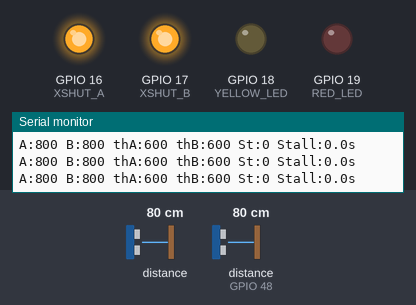
Simulated run of this sketch. Board: ESP32. Parts: output pins drawn as LEDs (lit = HIGH), the last lines printed to the serial monitor. Dashed ring = blinking. The inputs (shaded band) are chosen by the test bench; at power-on: distance to the obstacle 80 cm, distance to the obstacle (sensor on GPIO 48) 80 cm. WiFi joins after 1.5 s; servers stay silent unless stated; uploads are accepted with an empty reply.

Above: at 4.6 s.
4.7 s: distance to the obstacle (sensor 0) set to 63 cm
6.2 s: distance to the obstacle (sensor 0) set to 55 cm
At 6.4 s:
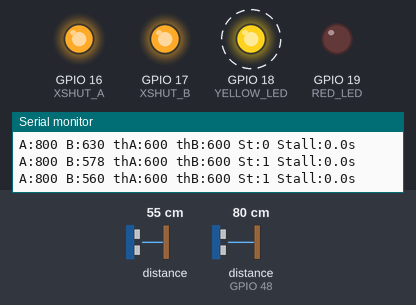
9.2 s: distance to the obstacle (sensor on GPIO 48) set to 62 cm
12.2 s: distance to the obstacle (sensor on GPIO 48) set to 54 cm
At 14.23 s:
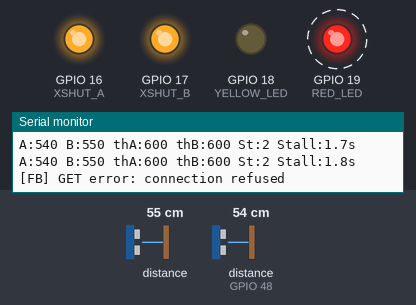
15.2 s: distance to the obstacle (sensor on GPIO 48) set to 4 cm
At 17.53 s:
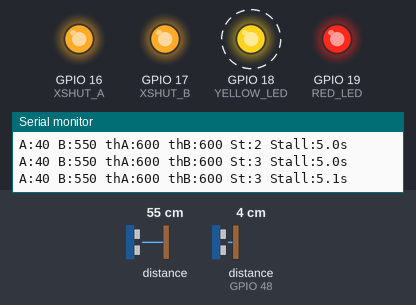
18.2 s: distance to the obstacle (sensor on GPIO 48) set to 2 cm
At 18.35 s:
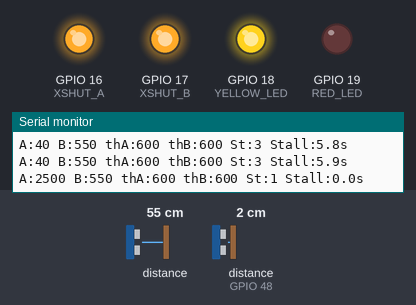
Timing chart, 0 to 22.2 s (numbered marks = the images above; inputs shaded):
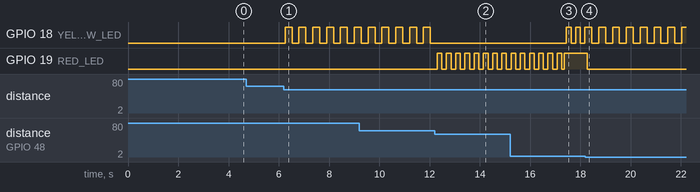

The sketch:

apexvision_node.ino
```cpp
// =============================================================
//  ApexVision — Blind-Curve Hazard Warning Node
//  Target : ESP32 (38-pin or DevKit V1)
//
//  Hardware connections (final wiring):
//
//  Sensor A (left approach — GY-53 / VL53L0X)
//    VCC   → 3V3
//    GND   → GND
//    SDA   → GPIO 21
//    SCL   → GPIO 22
//    XSHUT → GPIO 16   (reassigns Sensor A to I2C 0x30)
//    GPIO1 → leave empty
//
//  Sensor B (right approach — GY-53 / VL53L0X)
//    VCC   → 3V3
//    GND   → GND
//    SDA   → GPIO 21   (shared I2C bus)
//    SCL   → GPIO 22   (shared I2C bus)
//    XSHUT → GPIO 17   (Sensor B stays at 0x29)
//    GPIO1 → leave empty
//
//  3-light traffic module
//    Y (Yellow) → GPIO 18   (one-side caution)
//    R (Red)    → GPIO 19   (both-side danger / stall)
//    GND        → GND
//
//  Requires: Adafruit_VL53L0X, WiFiClientSecure, HTTPClient, ArduinoJson
//  Firebase RTDB: apexvision-8f1e4 (Test Mode, no auth)
//
//  Core assignment:
//    Core 1 (Arduino loop()) — ToF reads, EMA, state machine, LEDs (~40 Hz)
//    Core 0 (FreeRTOS task)  — Firebase PUT telemetry + GET config (non-blocking)
// =============================================================

#include <Wire.h>
#include "Adafruit_VL53L0X.h"
#include <WiFi.h>
#include <WiFiClientSecure.h>
#include <HTTPClient.h>
#include <ArduinoJson.h>

// ─────────────────────────────────────────────
//  WiFi Credentials
// ─────────────────────────────────────────────
const char* WIFI_SSID     = "Alan";
const char* WIFI_PASSWORD = "alanjoy252005";

// ─────────────────────────────────────────────
//  Firebase RTDB  (Test Mode — no auth token)
// ─────────────────────────────────────────────
const char* FB_BASE = "https://apexvision-8f1e4-default-rtdb.asia-southeast1.firebasedatabase.app";
const char* NODE_ID = "node_01";

// ─────────────────────────────────────────────
//  Hardware Pins
// ─────────────────────────────────────────────
#define SDA_PIN     21
#define SCL_PIN     22
#define XSHUT_A     16      // Sensor A XSHUT → reassigned to 0x30
#define XSHUT_B     17      // Sensor B XSHUT → stays at 0x29
#define ADDR_A      0x30
#define ADDR_B      0x29

// 3-light traffic module
#define YELLOW_LED  18      // Y pin → one-side caution
#define RED_LED     19      // R pin → both-side danger / stall

// ─────────────────────────────────────────────
//  Calibration & Detection
// ─────────────────────────────────────────────
#define DISTANCE_THRESHOLD  150
#define CALIB_SAMPLES        15
#define THRESH_RATIO       0.75f
#define THRESH_MIN_MM       100
#define THRESH_MAX_MM       900
#define EMA_ALPHA          0.65f

float threshA = DISTANCE_THRESHOLD;
float threshB = DISTANCE_THRESHOLD;
float emaA    = (float)DISTANCE_THRESHOLD;
float emaB    = (float)DISTANCE_THRESHOLD;

// ─────────────────────────────────────────────
//  State Machine
// ─────────────────────────────────────────────
int   systemState     = 0;
float stallTimeoutSec = 5.0f;
unsigned long stallStartMs = 0;
float stallSec        = 0.0f;

// ─────────────────────────────────────────────
//  Remote Config
// ─────────────────────────────────────────────
String modeOverride = "NONE";

// ─────────────────────────────────────────────
//  Timing (Core 1 — real-time loop)
// ─────────────────────────────────────────────
unsigned long lastBlinkMs = 0;
unsigned long bootMs      = 0;

#define BLINK_2HZ_MS   250
#define BLINK_5HZ_MS   100

bool blinkState = false;

// ─────────────────────────────────────────────
//  Sensors
// ─────────────────────────────────────────────
Adafruit_VL53L0X sensorA = Adafruit_VL53L0X();
Adafruit_VL53L0X sensorB = Adafruit_VL53L0X();
bool sensorA_ok = false;
bool sensorB_ok = false;
float dA = 9999.0f;
float dB = 9999.0f;

// ─────────────────────────────────────────────
//  Shared telemetry struct (Core 1 writes, Core 0 reads)
//  Protected by a FreeRTOS mutex.
// ─────────────────────────────────────────────
struct TelemetrySnapshot {
  int   dA, dB;
  int   threshA, threshB;
  int   state;
  float stallSec;
  int   rssi;
  unsigned long uptimeSec;
  bool  sensorA_ok, sensorB_ok;
  char  modeOverride[24];
};

struct ConfigUpdate {
  bool   hasUpdate;
  char   modeOverride[24];
  float  threshA, threshB;
  float  stallTimeoutSec;
  bool   recalibrate;
};

TelemetrySnapshot latestTelemetry = {};
ConfigUpdate      pendingConfig   = {};
SemaphoreHandle_t          telemMutex      = NULL;
SemaphoreHandle_t          configMutex     = NULL;

// ─────────────────────────────────────────────
//  Prototypes
// ─────────────────────────────────────────────
void  initSensors();
bool  reinitSensor(bool isA);
void  calibrate();
float readSensor(bool isA);
void  updateEMA();
void  updateStateMachine();
void  driveOutputs();
void  allLEDsOff();
void  firebaseTask(void* param);   // Core 0 task

// =============================================================
//  SETUP  (Core 1)
// =============================================================
void setup() {
  Serial.begin(115200);
  bootMs = millis();

  pinMode(XSHUT_A,    OUTPUT);
  pinMode(XSHUT_B,    OUTPUT);
  pinMode(RED_LED,    OUTPUT);
  pinMode(YELLOW_LED, OUTPUT);
  allLEDsOff();

  // I2C with bus timeout — prevents lockup on long wires
  Wire.begin(SDA_PIN, SCL_PIN);
  Wire.setTimeOut(50);   // 50 ms I2C timeout; Wire resets bus if exceeded

  initSensors();
  calibrate();

  // WiFi
  Serial.printf("[WiFi] Connecting to %s ...\n", WIFI_SSID);
  WiFi.begin(WIFI_SSID, WIFI_PASSWORD);
  int tries = 0;
  while (WiFi.status() != WL_CONNECTED && tries < 30) {
    delay(500); Serial.print("."); tries++;
  }
  if (WiFi.status() == WL_CONNECTED) {
    Serial.printf("\n[WiFi] Connected. IP: %s\n", WiFi.localIP().toString().c_str());
  } else {
    Serial.println("\n[WiFi] Failed — running offline.");
  }

  // Create mutexes
  telemMutex  = xSemaphoreCreateMutex();
  configMutex = xSemaphoreCreateMutex();

  // ── Pin Firebase task to Core 0, stack 8 KB, priority 1 ──
  xTaskCreatePinnedToCore(
    firebaseTask,     // function
    "FirebaseTask",   // name
    8192,             // stack bytes
    NULL,             // param
    1,                // priority (lower than loop()'s 1 on Core 1)
    NULL,             // handle
    0                 // Core 0
  );

  Serial.println("--------------------------");
  Serial.println("ApexVision Hazard Node");
  Serial.printf ("Thresh A: %.0f mm  Thresh B: %.0f mm\n", threshA, threshB);
  Serial.println("--------------------------");
}

// =============================================================
//  LOOP  (Core 1 — real-time: sensors + state machine + LEDs)
//  Target cycle: ~25 ms  (ToF read ~20 ms + processing ~5 ms)
// =============================================================
void loop() {
  // ── Read sensors ──
  dA = readSensor(true);
  dB = readSensor(false);

  // ── Auto-recover failed sensors via XSHUT toggle ──
  static unsigned long lastRecoveryMs = 0;
  if (!sensorA_ok || !sensorB_ok) {
    unsigned long now = millis();
    if (now - lastRecoveryMs > 5000) {   // attempt recovery every 5 s
      lastRecoveryMs = now;
      if (!sensorA_ok) {
        Serial.println("[I2C] Attempting Sensor A recovery...");
        sensorA_ok = reinitSensor(true);
      }
      if (!sensorB_ok) {
        Serial.println("[I2C] Attempting Sensor B recovery...");
        sensorB_ok = reinitSensor(false);
      }
    }
  }

  // ── EMA + state machine ──
  updateEMA();
  updateStateMachine();

  // ── Apply any pending config from Core 0 ──
  if (xSemaphoreTake(configMutex, 0) == pdTRUE) {
    if (pendingConfig.hasUpdate) {
      modeOverride    = String(pendingConfig.modeOverride);
      threshA         = constrain(pendingConfig.threshA, THRESH_MIN_MM, THRESH_MAX_MM);
      threshB         = constrain(pendingConfig.threshB, THRESH_MIN_MM, THRESH_MAX_MM);
      stallTimeoutSec = pendingConfig.stallTimeoutSec;
      if (pendingConfig.recalibrate) {
        calibrate();
        pendingConfig.recalibrate = false;
      }
      pendingConfig.hasUpdate = false;
    }
    xSemaphoreGive(configMutex);
  }

  // ── Publish telemetry snapshot for Core 0 ──
  if (xSemaphoreTake(telemMutex, 0) == pdTRUE) {
    latestTelemetry.dA          = (int)emaA;
    latestTelemetry.dB          = (int)emaB;
    latestTelemetry.threshA     = (int)threshA;
    latestTelemetry.threshB     = (int)threshB;
    latestTelemetry.state       = systemState;
    latestTelemetry.stallSec    = stallSec;
    latestTelemetry.rssi        = WiFi.RSSI();
    latestTelemetry.uptimeSec   = (millis() - bootMs) / 1000;
    latestTelemetry.sensorA_ok  = sensorA_ok;
    latestTelemetry.sensorB_ok  = sensorB_ok;
    strncpy((char*)latestTelemetry.modeOverride, modeOverride.c_str(), 23);
    xSemaphoreGive(telemMutex);
  }

  // ── Drive LEDs ──
  driveOutputs();

  // Serial debug (brief)
  Serial.printf("A:%.0f B:%.0f thA:%.0f thB:%.0f St:%d Stall:%.1fs\n",
                emaA, emaB, threshA, threshB, systemState, stallSec);

  delay(25);   // ~40 Hz real-time loop
}

// =============================================================
//  FIREBASE TASK  (Core 0 — network I/O, never blocks Core 1)
// =============================================================
void firebaseTask(void* param) {
  // Persistent WiFiClientSecure with connection reuse
  // avoids full TLS handshake on every request
  WiFiClientSecure secureClient;
  secureClient.setInsecure();

  unsigned long lastPutMs = 0;
  unsigned long lastGetMs = 0;

  #define PUT_INTERVAL_MS   650
  #define GET_INTERVAL_MS  1500

  for (;;) {
    unsigned long now = millis();

    if (WiFi.status() != WL_CONNECTED) {
      vTaskDelay(pdMS_TO_TICKS(500));
      continue;
    }

    // ── PUT telemetry every 650 ms ──
    if (now - lastPutMs >= PUT_INTERVAL_MS) {
      lastPutMs = now;

      // Snapshot under mutex
      TelemetrySnapshot snap = {};
      if (xSemaphoreTake(telemMutex, pdMS_TO_TICKS(10)) == pdTRUE) {
        snap = latestTelemetry;
        xSemaphoreGive(telemMutex);
      }

      StaticJsonDocument<512> doc;
      doc["dA"]          = snap.dA;
      doc["dB"]          = snap.dB;
      doc["threshA"]     = snap.threshA;
      doc["threshB"]     = snap.threshB;
      doc["state"]       = snap.state;
      doc["stallSec"]    = snap.stallSec;
      doc["modeOverride"]= snap.modeOverride;
      doc["rssi"]        = snap.rssi;
      doc["uptimeSec"]   = snap.uptimeSec;
      doc["sensorA_ok"]  = snap.sensorA_ok;
      doc["sensorB_ok"]  = snap.sensorB_ok;

      String body;
      serializeJson(doc, body);

      String url = String(FB_BASE) + "/nodes/" + NODE_ID + "/telemetry.json";
      HTTPClient http;
      http.begin(secureClient, url);
      http.addHeader("Content-Type", "application/json");
      http.setReuse(true);   // keep TCP connection alive between requests
      int code = http.PUT(body);
      if (code < 0)
        Serial.printf("[FB] PUT error: %s\n", http.errorToString(code).c_str());
      http.end();
    }

    // ── GET config every 1500 ms ──
    if (now - lastGetMs >= GET_INTERVAL_MS) {
      lastGetMs = now;

      String url = String(FB_BASE) + "/nodes/" + NODE_ID + "/config.json";
      HTTPClient http;
      http.begin(secureClient, url);
      http.setReuse(true);
      int code = http.GET();

      if (code == 200) {
        String payload = http.getString();
        StaticJsonDocument<512> cfg;
        if (!deserializeJson(cfg, payload)) {

          if (xSemaphoreTake(configMutex, pdMS_TO_TICKS(10)) == pdTRUE) {
            pendingConfig.hasUpdate = true;

            if (!cfg["modeOverride"].isNull())
              strncpy(pendingConfig.modeOverride, cfg["modeOverride"].as<const char*>(), 23);
            pendingConfig.threshA = cfg["threshA"].isNull()
              ? threshA : constrain((float)cfg["threshA"], THRESH_MIN_MM, THRESH_MAX_MM);
            pendingConfig.threshB = cfg["threshB"].isNull()
              ? threshB : constrain((float)cfg["threshB"], THRESH_MIN_MM, THRESH_MAX_MM);
            pendingConfig.stallTimeoutSec = cfg["stallTimeoutSec"].isNull()
              ? stallTimeoutSec : (float)cfg["stallTimeoutSec"];
            pendingConfig.recalibrate = (cfg["recalibrate"] == true);

            xSemaphoreGive(configMutex);
          }

          // Clear recalibrate flag on Firebase
          if (cfg["recalibrate"] == true) {
            HTTPClient hp;
            hp.begin(secureClient, String(FB_BASE) + "/nodes/" + NODE_ID + "/config.json");
            hp.addHeader("Content-Type", "application/json");
            hp.addHeader("X-HTTP-Method-Override", "PATCH");
            hp.setReuse(true);
            hp.POST("{\"recalibrate\":false}");
            hp.end();
            Serial.println("[CAL] Remote recalibrate flag cleared.");
          }
        }
      } else if (code < 0) {
        Serial.printf("[FB] GET error: %s\n", http.errorToString(code).c_str());
      }
      http.end();
    }

    // Yield to other tasks — do not busy-wait
    vTaskDelay(pdMS_TO_TICKS(10));
  }
}

// =============================================================
//  SENSOR INIT  (dual I2C address sequencing)
// =============================================================
void initSensors() {
  digitalWrite(XSHUT_A, LOW);
  digitalWrite(XSHUT_B, LOW);
  delay(10);

  // Sensor A → 0x30
  digitalWrite(XSHUT_A, HIGH);
  delay(10);
  if (!sensorA.begin(0x29, false, &Wire)) {
    Serial.println("[ToF] Sensor A not detected!");
  } else {
    sensorA.setAddress(ADDR_A);
    sensorA_ok = true;
    Serial.println("[ToF] Sensor A OK at 0x30");
  }

  // Sensor B → 0x29
  digitalWrite(XSHUT_B, HIGH);
  delay(10);
  if (!sensorB.begin(ADDR_B, false, &Wire)) {
    Serial.println("[ToF] Sensor B not detected!");
  } else {
    sensorB_ok = true;
    Serial.println("[ToF] Sensor B OK at 0x29");
  }
}

// =============================================================
//  SENSOR AUTO-RECOVERY  (toggle XSHUT and re-init one sensor)
// =============================================================
bool reinitSensor(bool isA) {
  int xshut = isA ? XSHUT_A : XSHUT_B;
  uint8_t addr = isA ? ADDR_A : ADDR_B;

  // Briefly pull XSHUT low to reset the sensor
  digitalWrite(xshut, LOW);
  delay(10);
  digitalWrite(xshut, HIGH);
  delay(10);

  if (isA) {
    // Must re-init A before B to avoid address collision
    if (!sensorA.begin(0x29, false, &Wire)) return false;
    sensorA.setAddress(ADDR_A);
    Serial.println("[ToF] Sensor A recovered at 0x30");
    return true;
  } else {
    if (!sensorB.begin(ADDR_B, false, &Wire)) return false;
    Serial.println("[ToF] Sensor B recovered at 0x29");
    return true;
  }
}

// =============================================================
//  READ SENSOR — clamped to 30–2000 mm
//  Returns 2500.0f (> 2000) to signal Out of Range so the EMA
//  filter and dashboard can distinguish "no object" cleanly.
//  RangeStatus 4 = phase failure (no object in range).
//  8190/8191 wrap-around readings are also treated as OOR.
// =============================================================
float readSensor(bool isA) {
  VL53L0X_RangingMeasurementData_t measure;
  if (isA && sensorA_ok) {
    sensorA.rangingTest(&measure, false);
    if (measure.RangeStatus != 4
        && measure.RangeMilliMeter >= 30
        && measure.RangeMilliMeter <= 2000) {
      return (float)measure.RangeMilliMeter;
    }
  } else if (!isA && sensorB_ok) {
    sensorB.rangingTest(&measure, false);
    if (measure.RangeStatus != 4
        && measure.RangeMilliMeter >= 30
        && measure.RangeMilliMeter <= 2000) {
      return (float)measure.RangeMilliMeter;
    }
  }
  return 2500.0f;  // > 2000 mm signals Out of Range
}

// =============================================================
//  EMA SMOOTHING
//  - If raw > 2000 mm (OOR): mark EMA as OOR immediately (2500)
//  - If previous EMA was OOR and new reading is valid: snap
//    directly to the real reading (no slow averaging from 2500)
//  - Otherwise: standard EMA
// =============================================================
void updateEMA() {
  // Sensor A
  if (dA > 2000.0f) {
    emaA = 2500.0f;                              // OOR — mark immediately
  } else if (emaA > 2000.0f) {
    emaA = dA;                                   // snap: was OOR, now valid
  } else {
    emaA = EMA_ALPHA * dA + (1.0f - EMA_ALPHA) * emaA;
  }
  // Sensor B
  if (dB > 2000.0f) {
    emaB = 2500.0f;
  } else if (emaB > 2000.0f) {
    emaB = dB;
  } else {
    emaB = EMA_ALPHA * dB + (1.0f - EMA_ALPHA) * emaB;
  }
}

// =============================================================
//  BOOT CALIBRATION
// =============================================================
void calibrate() {
  Serial.println("[CAL] Calibrating on empty track...");
  float sumA = 0, sumB = 0;
  int   cntA = 0, cntB = 0;
  for (int i = 0; i < CALIB_SAMPLES; i++) {
    float rA = readSensor(true);
    float rB = readSensor(false);
    if (rA < 9000.0f) { sumA += rA; cntA++; }
    if (rB < 9000.0f) { sumB += rB; cntB++; }
    delay(60);
  }
  if (cntA > 0) {
    float base = sumA / cntA;
    threshA = constrain(base * THRESH_RATIO, THRESH_MIN_MM, THRESH_MAX_MM);
    emaA    = base;
  }
  if (cntB > 0) {
    float base = sumB / cntB;
    threshB = constrain(base * THRESH_RATIO, THRESH_MIN_MM, THRESH_MAX_MM);
    emaB    = base;
  }
  Serial.printf("[CAL] threshA=%.0f mm  threshB=%.0f mm\n", threshA, threshB);
}

// =============================================================
//  STATE MACHINE
// =============================================================
void updateStateMachine() {
  if (modeOverride == "FORCE_RED_STOP")       { systemState = 2; return; }
  if (modeOverride == "FORCE_YELLOW_CAUTION") { systemState = 1; return; }
  if (modeOverride == "ECO_SLEEP") {
    systemState = 0;
    // True low-power: disable WiFi, light-sleep 1 s, re-enable
    // (Firebase task on Core 0 will pause since WiFi is off)
    WiFi.disconnect(true);
    esp_sleep_enable_timer_wakeup(1000000ULL);  // 1 s
    esp_light_sleep_start();
    WiFi.begin(WIFI_SSID, WIFI_PASSWORD);
    return;
  }

  bool occA = (emaA < threshA);   // emaA = 2500 when OOR → never < threshA
  bool occB = (emaB < threshB);

  if (!occA && !occB) {
    systemState  = 0;
    stallStartMs = 0;
    stallSec     = 0.0f;
  } else if (occA && occB) {
    if (stallStartMs == 0) stallStartMs = millis();
    stallSec    = (millis() - stallStartMs) / 1000.0f;
    systemState = (stallSec >= stallTimeoutSec) ? 3 : 2;
  } else {
    stallStartMs = 0;
    stallSec     = 0.0f;
    systemState  = 1;
  }
}

// =============================================================
//  OUTPUT DRIVER
// =============================================================
void driveOutputs() {
  unsigned long now = millis();
  switch (systemState) {
    case 0:
      allLEDsOff();
      break;
    case 1: {
      if (now - lastBlinkMs >= BLINK_2HZ_MS) { lastBlinkMs = now; blinkState = !blinkState; }
      digitalWrite(RED_LED,    LOW);
      digitalWrite(YELLOW_LED, blinkState ? HIGH : LOW);
      break;
    }
    case 2: {
      if (now - lastBlinkMs >= BLINK_5HZ_MS) { lastBlinkMs = now; blinkState = !blinkState; }
      digitalWrite(RED_LED,    blinkState ? HIGH : LOW);
      digitalWrite(YELLOW_LED, LOW);
      break;
    }
    case 3: {
      if (now - lastBlinkMs >= BLINK_5HZ_MS) { lastBlinkMs = now; blinkState = !blinkState; }
      digitalWrite(RED_LED,    HIGH);
      digitalWrite(YELLOW_LED, blinkState ? HIGH : LOW);
      break;
    }
  }
}

void allLEDsOff() {
  digitalWrite(RED_LED,    LOW);
  digitalWrite(YELLOW_LED, LOW);
}
```

Measured:
- the behaviour switches between 60 and 59 cm on distance to the obstacle (sensor 0) (found by bisection; images 0 and 1)
- the behaviour switches between 60 and 59 cm on distance to the obstacle (sensor on GPIO 48) (found by bisection; images 1 and 2)
- the behaviour switches between 3 and 2 cm on distance to the obstacle (sensor on GPIO 48) (found by bisection; images 3 and 4)
- after the input at 6.2 s, GPIO 18 (YELLOW_LED): alternates HIGH for 0.28 s and LOW for 0.28 s, starting after 0.05 s
- after the input at 12.2 s, GPIO 18 (YELLOW_LED): stops changing and stays LOW; GPIO 19 (RED_LED): alternates HIGH for 0.18 s and LOW for 0.18 s, starting after 0.10 s
- after the input at 18.2 s, GPIO 18 (YELLOW_LED): alternates HIGH for 0.28 s and LOW for 0.28 s, starting after 0.25 s; GPIO 19 (RED_LED): HIGH → LOW after 0.07 s
